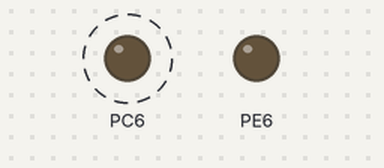
A program run on a simulated ATmega32U4, built with avr-gcc and emulated at 16 MHz. Shown: output pins drawn as LEDs (lit = HIGH). Dashed ring = blinking.

Above: at 0.5 s.
At 3.5 s:
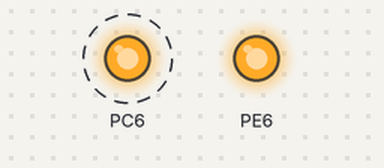
Timing chart, 0 to 5.2 s (numbered marks = the images above):
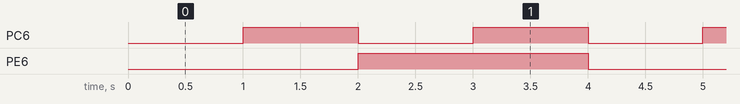

The program:

main.c
```c
/*
 * Blink.c
 *
 * Created: 15-03-2019 15:34:07
 * Author : Chirag
 */

#define F_CPU 16000000

#include <avr/io.h>
#include <util/delay.h>

int main(void)
{
	//ensure PE2 is input
	//Never make PE2 output since it is required for hwb

	DDRE &= ~(1 << DDE2);
	//PORTE |= (1 << 2);	//enable pullup

	DDRC |= (1 << DDC6);
	DDRE |= (1 << DDE6);

    /* Replace with your application code */
    while (1)
    {
		PORTC &= ~(1 << 6);
		PORTE &= ~(1 << 6);
		_delay_ms(1000);

		PORTC |= (1 << 6);
		PORTE &= ~(1 << 6);
		_delay_ms(1000);

		//PORTE &= ~(1 << 2);
		PORTC &= ~(1 << 6);
		PORTE |= (1 << 6);
		_delay_ms(1000);

		PORTC |= (1 << 6);
		PORTE |= (1 << 6);
		_delay_ms(1000);
    }
}
```

Measured:
- by itself, PC6: alternates HIGH for 1.0 s and LOW for 1.0 s
- by itself, PE6: alternates HIGH for 2.0 s and LOW for 2.0 s
- by itself, everything shown: repeats every 4.0 s, in 4 steps
